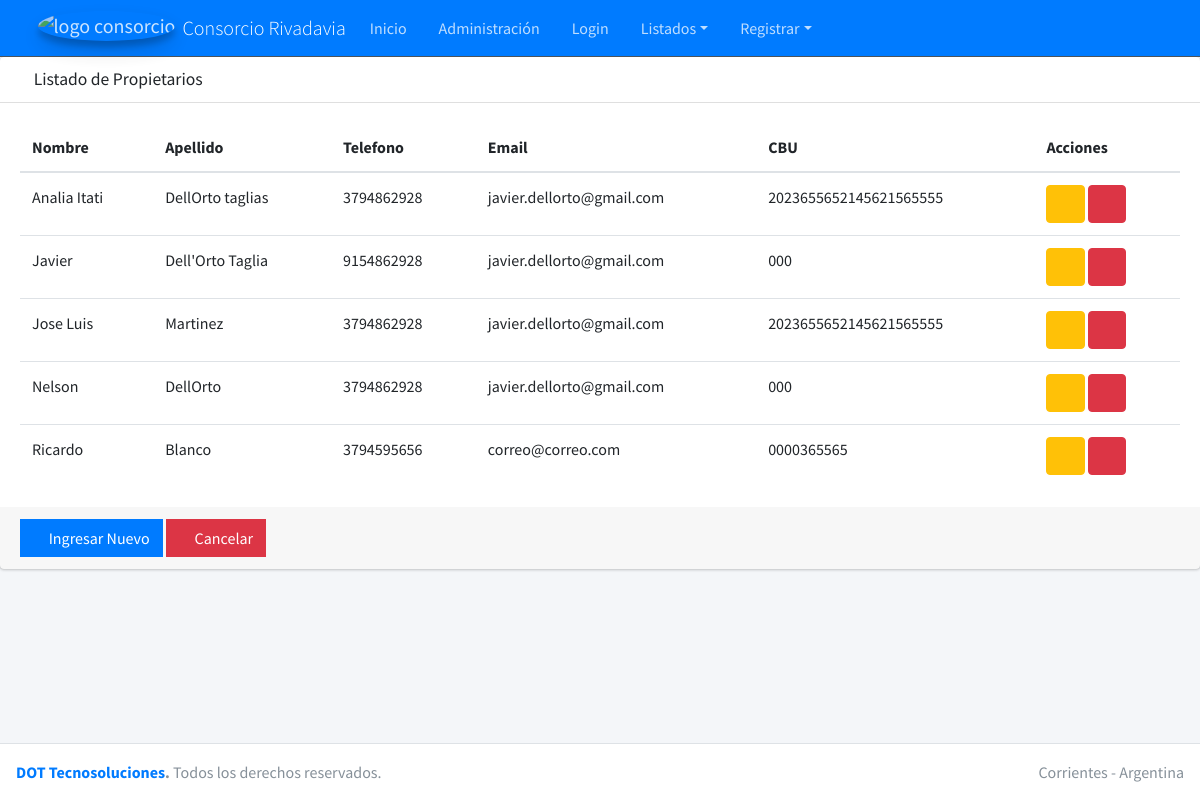
Page /consorcio/propietarios/ (signed in) on the committed database.
### casa/models.py (models this page shows, shortened)
class Propietario(models.Model):
    nombre = models.CharField(max_length=30)
    apellido = models.CharField(max_length=30, blank=True)
    telefono = models.CharField(max_length=10, blank=True, null=True)
    email = models.EmailField(blank=True, null=True)
    CBU = models.CharField(max_length=22, blank=True, null=True)
    creado = models.DateTimeField(auto_now_add=True)
    modificado = models.DateTimeField(auto_now=True)
    class Meta:
        ordering = ['nombre']
        verbose_name = 'Propietarios'
        verbose_name_plural = "Propietarios"

### casa/views.py (the view)
# urls.py: path('propietarios/', views.FormularioPropietarioView.listado_propietarios, name='propietarios'),
    def listado_propietarios(request):
        data = {
            'titulo': 'Listado de Propietarios',
            'propietarios': Propietario.objects.all()
        }
        return render(request, 'propietarios.html', data)

### casa/templates/propietarios.html
{% extends "list.html" %}
{% block columns %}
<tr>
  <th scope="col">Nombre</th>
  <th scope="col">Apellido</th>
  <th scope="col">Telefono</th>
  <th scope="col">Email</th>
  <th scope="col">CBU</th>
  <th scope="col">Acciones</th>
</tr>
{% endblock columns %}
{% block rows %}
{% for propietario in propietarios %}
<tr>
  <td>{{propietario.nombre}}</td>
  <td>{{propietario.apellido}}</td>
  <td>{{propietario.telefono}}</td>
  <td>{{propietario.email}}</td>
  <td>{{propietario.CBU}}</td>
  <td>
    <a href="{% url 'editarpropietario' propietario.id %}" class="btn btn-warning">
      <i class="fas fa-edit"></i>
    </a>
    <a href="{% url 'eliminarpropietario' propietario.id %}" class="btn btn-danger">
      <i class="fas fa-trash"></i>
    </a>
  </td>
</tr>
{% endfor %}
{% endblock rows %}
{% block botones %}
<div class="card-footer">
  <a href='{% url 'registrarpropietario' %}' class="btn btn-primary btn-flat"><i class="fas fa-plus"></i> Ingresar Nuevo</a>
  <a href='{% url 'home' %}' class="btn btn-danger btn-flat"><i class="fas fa-ban"></i> Cancelar</a>
</div>
{% endblock botones %}

### rows in the picture
Propietario: nombre "Analia Itati", apellido "DellOrto taglias", telefono "3794862928", email "javier.dellorto@gmail.com", CBU "2023655652145621565555"
Propietario: nombre "Javier", apellido "Dell'Orto Taglia", telefono "9154862928", email "javier.dellorto@gmail.com", CBU "000"
Propietario: nombre "Jose Luis", apellido "Martinez", telefono "3794862928", email "javier.dellorto@gmail.com", CBU "2023655652145621565555"
Propietario: nombre "Nelson", apellido "DellOrto", telefono "3794862928", email "javier.dellorto@gmail.com", CBU "000"
Propietario: nombre "Ricardo", apellido "Blanco", telefono "3794595656", email "correo@correo.com", CBU "0000365565"

### other values in the picture
{{ titulo }} "Listado de Propietarios"
